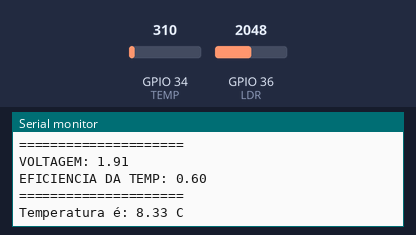
Bench run of a sketch on a simulated ESP32. Parts: the last lines printed to the serial monitor. Inputs (shaded band) come from the test bench; at power-on: GPIO 34 (TEMP) = 310, GPIO 36 (LDR) = 2048.

Above: at 5.8 s.
5.9 s: GPIO 34 (TEMP) set to 372
At 7.0 s:
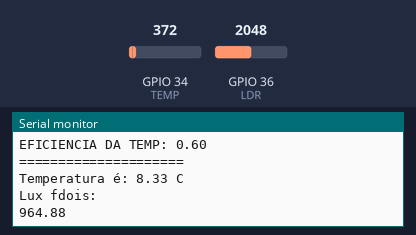
11.9 s: GPIO 36 (LDR) set to 2866
At 13.7 s:
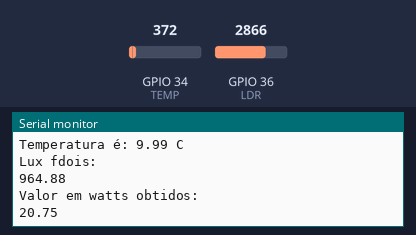
17.9 s: GPIO 34 (TEMP) set to 434
At 18.9 s:
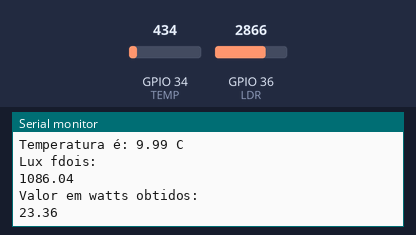
23.9 s: GPIO 36 (LDR) set to 3603
At 26.5 s:
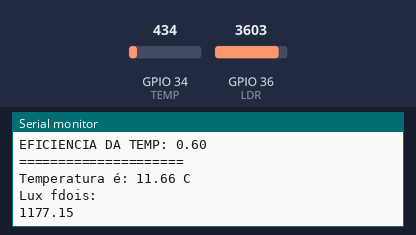
Timing chart, 0 to 28.0 s (numbered marks = the images above; inputs shaded):
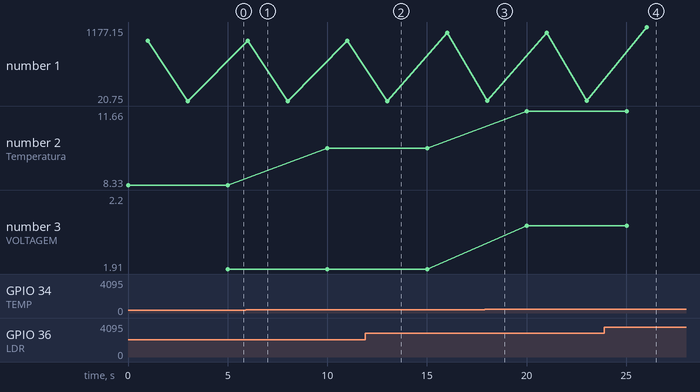

The sketch:

PainelSolarCerto.ino
```cpp
#include <math.h>
int LDR=36;
int TEMP=34;
int leituraADC;
float temperatura;

//eficiencia luminosa em lumens por wat da luz solar https://en.wikipedia.org/wiki/Luminous_efficacy
int l_efficacy = 93;

//eficiencia ou ineficiencia gerada pela variação de temperatura.
float t_efficacy;

//tamanho da placa em metros quadrados, neste caso de exemplo estou usando 2, mas poderia ser 1, 3...
int metros2 = 2;

void setup() {
  // put your setup code here, to run once:
Serial.begin(115200);
analogSetPinAttenuation(TEMP, ADC_0db);

}

void loop() {
  float voltage;


  leituraADC=analogRead(TEMP);
  temperatura = leituraADC*0.02686203;
  Serial.print("Temperatura é: ");
  Serial.print(temperatura);
  Serial.println(" C");
  delay (1000);


  if(temperatura >= 55) {
    t_efficacy = -0.6;
    }
  if(temperatura >=45 && temperatura < 55) {
    t_efficacy = -0.3;
    }
  if(temperatura >=35 && temperatura < 45) {
    t_efficacy = 0;
    }
  if(temperatura >=25 && temperatura < 35) {
    t_efficacy = 0.3;
    }
  if(temperatura < 25) {
    t_efficacy = 0.6;
    }


  // Para calcular o Lux:
  int vout1 = analogRead(LDR);
  float vout = vout1/204.6;
  float R = (11000-vout*2200)/vout;
  float lux = (pow(R, (1/-0.8616)))/(pow( 10, (5.118/-0.8616)));
  //Serial.println("Lux f1: ");
  //Serial.println(lux);

  float lux2 = 65.9 * (pow( vout1, 0.352));
  Serial.println("Lux fdois: ");
  Serial.println(lux2);
  delay(2000);

  //agora, convertemos de Lux para watts:


  //na formula eu usei o lux 2 pois os valores obtidos nele são mais coerentes
  //com o que eu vi na internet.
  float p_wat = ((lux2*metros2)/l_efficacy);
  Serial.println ("Valor em watts obtidos: ");
  Serial.println (p_wat);
  delay(2000);


  //esse caso, considera o valor lux muito baixo, ou seja, está muito escuro
  //incapaz de gerar energia considerável.
  if(lux2<600){
    voltage = 0;
    } else {
  voltage = ((p_wat*38)/600) + t_efficacy;
    }
  Serial.println("=====================");
  Serial.print("VOLTAGEM: ");
  Serial.println(voltage);
  Serial.print("EFICIENCIA DA TEMP: ");
  Serial.println(t_efficacy);
  Serial.println("=====================");

}
```

Measured:
- after the input at 23.9 s, the serial monitor: prints a new line after 2.1 s (image 4)
- plotted number 1: 964.88 → 1086.04 after the input at 11.9 s, 23.36 → 25.32 after the input at 23.9 s
- plotted number 2: 8.33 → 9.99 after the input at 5.9 s, 9.99 → 11.66 after the input at 17.9 s
- plotted number 3: 2.08 → 2.2 after the input at 23.9 s
